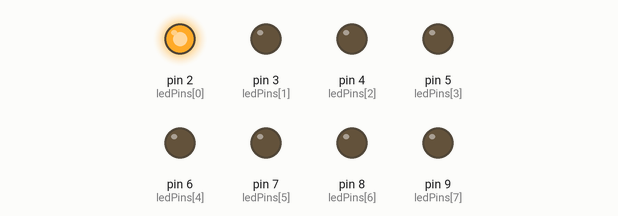
The sketch below on a simulated Arduino Uno, built with avr-gcc and run on an emulated ATmega328P. Shown: output pins drawn as LEDs (lit = HIGH).

Above: at 0.05 s.
At 0.55 s:
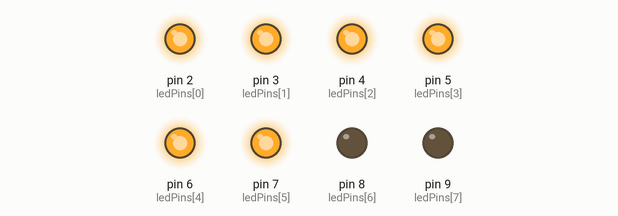
At 0.85 s:
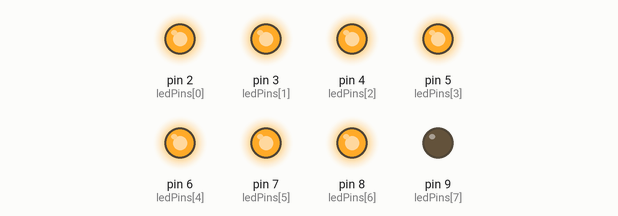
At 1.75 s:
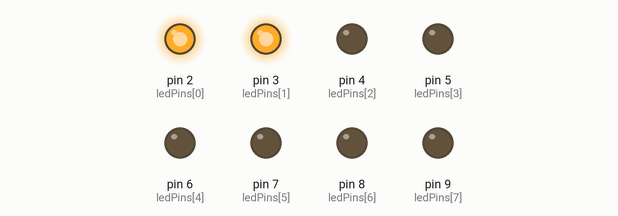
At 2.65 s:
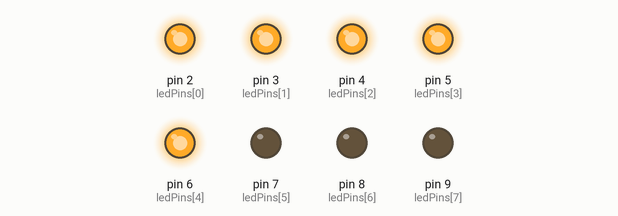
At 3.55 s:
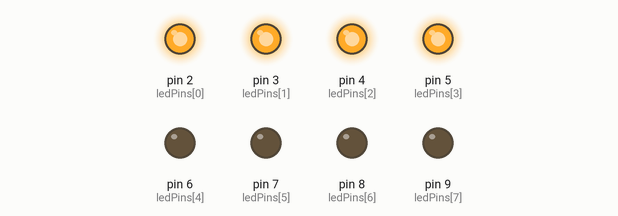
Timing chart, 0 to 3.9 s (numbered marks = the images above):
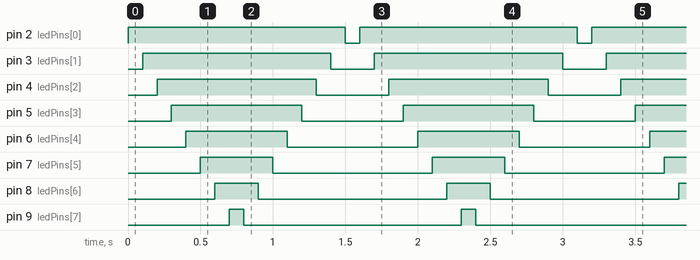

The sketch:

ardxcirc02.ino
```cpp
/*
  * CIRC-02
  * 8 LED Fun
  * Multiple LEDs
  * http://ardx.org/CIRC02
*/

// LED pin variables
int ledPins[] = {2,3,4,5,6,7,8,9};

void setup() {
  // Set each pin connected to an LED to output mode
  for (int i = 0; i < 8; i++) {
    pinMode(ledPins[i], OUTPUT);
  }
}

void loop() {
  oneAfterAnother();
  //oneAtATime();
}

void oneAfterAnother() {
  int delayTime = 100;

  for (int i = 0; i < 8; i++) {
    digitalWrite(ledPins[i], HIGH);
    delay(delayTime);
  }

  for (int i = 7; i >= 0; i--) {
    digitalWrite(ledPins[i], LOW);
    delay(delayTime);
  }
}

void oneAtATime() {
  int delayTime = 100;

  for (int i = 0; i < 8; i++) {
    int onPin = ledPins[i];
    int offPin = ledPins[i-1];
    if (i == 0) {
      offPin = ledPins[7];
    }
    digitalWrite(onPin, HIGH);
    digitalWrite(offPin, LOW);
    delay(delayTime);
  }
}
```

Measured:
- by itself, pin 2 (ledPins[0]): alternates HIGH for 1.5 s and LOW for 0.10 s
- by itself, pin 3 (ledPins[1]): alternates HIGH for 1.3 s and LOW for 0.30 s
- by itself, pin 4 (ledPins[2]): alternates HIGH for 1.1 s and LOW for 0.50 s
- by itself, pin 5 (ledPins[3]): alternates HIGH for 0.90 s and LOW for 0.70 s
- by itself, pin 6 (ledPins[4]): alternates HIGH for 0.70 s and LOW for 0.90 s
- by itself, pin 7 (ledPins[5]): alternates HIGH for 0.50 s and LOW for 1.1 s
- by itself, pin 8 (ledPins[6]): alternates HIGH for 0.30 s and LOW for 1.3 s
- by itself, pin 9 (ledPins[7]): alternates HIGH for 0.10 s and LOW for 1.5 s
